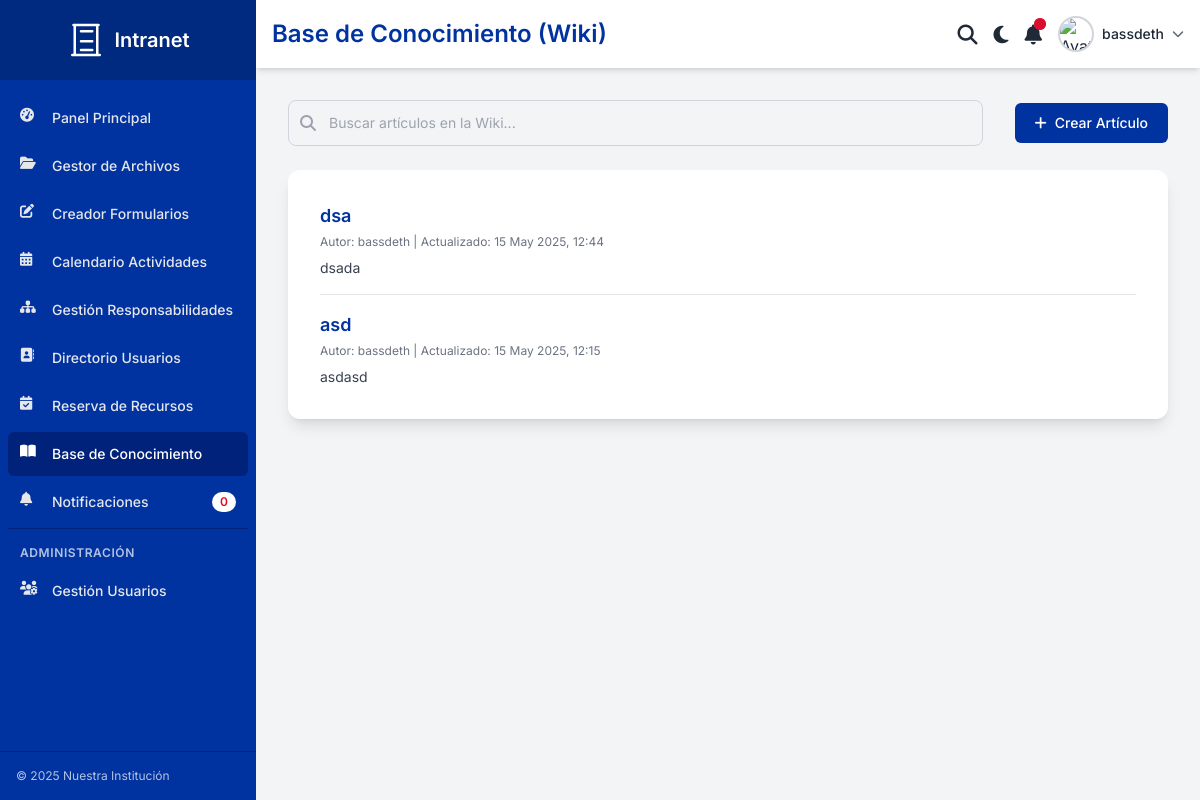
Screenshot of /wiki/ (signed in) with the database file from the repository.
### intranet_core/models.py (models this page shows, shortened)
class ArticuloWiki(models.Model):
    titulo = models.CharField(max_length=255, unique=True)
    slug = models.SlugField(max_length=255, unique=True, blank=True, help_text="Dejar en blanco para autogenerar o especificar uno.")
    contenido = models.TextField(help_text="Contenido del artículo en formato Markdown.")
    autor = models.ForeignKey(settings.AUTH_USER_MODEL, on_delete=models.SET_NULL, null=True, related_name='articulos_wiki')
    creado_el = models.DateTimeField(auto_now_add=True)
    actualizado_el = models.DateTimeField(auto_now=True)
    class Meta:
        ordering = ['-actualizado_el', 'titulo']
        verbose_name = "Artículo de Wiki"
        verbose_name_plural = "Artículos de Wiki"
    def get_absolute_url(self):
        return reverse('intranet_core:wiki_articulo_detalle', kwargs={'slug': self.slug})
    @classmethod
    def from_db(cls, db, field_names, values):
        instance = super().from_db(db, field_names, values)
        instance._original_titulo = instance.titulo
        return instance

### intranet_core/views.py (the view, shortened to what this page needs)
# urls.py: path('wiki/', views.wiki_view, name='wiki'),
@login_required
def wiki_view(request):
    search_query = request.GET.get('q', '')
    articulos_qs = ArticuloWiki.objects.all()
    articulos = articulos_qs.order_by('-actualizado_el', 'titulo')
    context = {
        'page_title_for_header': 'Base de Conocimiento (Wiki)',
        'active_nav': 'wiki',
        'articulos': articulos,
        'search_query': search_query,
    }
    return render(request, 'intranet_core/wiki_lista.html', context)

### templates/intranet_core/wiki_lista.html (shortened to what this page needs)
{% extends "base.html" %}
{% load static %}
{% block page_title_header %}Base de Conocimiento (Wiki){% endblock %}
{% block content %}
<div class="flex flex-col md:flex-row justify-between items-center mb-6 gap-4">
    <form method="GET" action="{% url 'intranet_core:wiki' %}" class="flex-grow md:mr-4">
        <div class="relative">
            <input type="search" name="q" value="{{ search_query|default:'' }}" placeholder="Buscar artículos en la Wiki..." class="w-full p-3 pl-10 text-sm text-gray-700 bg-gray-100 dark:bg-gray-700 dark:text-gray-200 border border-gray-300 dark:border-gray-600 rounded-lg focus:ring-main-primary focus:border-main-primary">
            <div class="absolute inset-y-0 left-0 pl-3 flex items-center pointer-events-none">
            </div>
        </div>
    </form>
    <a href="{% url 'intranet_core:wiki_crear_articulo' %}" class="bg-main-primary hover:bg-main-primary-dark text-main-white font-medium py-2.5 px-5 rounded-md flex items-center text-sm whitespace-nowrap">
        <i class="fas fa-plus mr-2"></i> Crear Artículo
    </a>
</div>
<div class="bg-card dark:bg-gray-800 p-6 md:p-8 rounded-xl shadow-lg">
    {% if articulos %}
        <ul class="space-y-4">
            {% for articulo in articulos %}
            <li class="border-b border-gray-200 dark:border-gray-700 pb-4 last:border-b-0 last:pb-0">
                <a href="{{ articulo.get_absolute_url }}" class="text-lg font-semibold text-main-primary hover:underline dark:text-blue-400 dark:hover:text-blue-300">
                    {{ articulo.titulo }}
                </a>
                <p class="text-xs text-gray-500 dark:text-gray-400 mt-1">
                    Autor: {{ articulo.autor.get_full_name|default:articulo.autor.username|default:"Desconocido" }} | Actualizado: {{ articulo.actualizado_el|date:"d M Y, H:i" }}
                </p>
                <p class="text-sm text-gray-700 dark:text-gray-300 mt-2 line-clamp-2">
                    {{ articulo.contenido|striptags|truncatewords:30 }}
                </p>
            </li>
            {% endfor %}
        </ul>
    {% endif %}
</div>
{% endblock %}

### templates/base.html (shortened to what this page needs)
{% load static %}
<!DOCTYPE html>
<html lang="es">
<head>
    <script src="https://cdn.tailwindcss.com"></script>
    <link rel="stylesheet" href="https://cdnjs.cloudflare.com/ajax/libs/font-awesome/6.5.1/css/all.min.css">
    <link rel="stylesheet" href="{% static 'css/intranet_styles.css' %}">
</head>
<body class="bg-gray-100">
    <div class="flex h-screen">
        <aside id="sidebar" class="w-64 bg-sidebar text-sidebar flex-col print-hidden transition-transform duration-300 ease-in-out transform -translate-x-full md:translate-x-0 md:flex">
            <div class="h-20 flex items-center justify-center bg-sidebar-header">
                <span class="ml-2 text-xl font-semibold text-main-white">Intranet</span>
            </div>
            <nav class="flex-1 px-2 py-4 space-y-1 overflow-y-auto">
                <a href="{% url 'intranet_core:dashboard' %}" class="nav-link flex items-center px-3 py-3 text-sm font-medium rounded-md transition-colors duration-150 {% if active_nav == 'dashboard' %}bg-main-primary-dark text-white{% else %}text-gray-200 hover:bg-main-primary-dark hover:text-white{% endif %}"><i class="fas fa-tachometer-alt w-5 h-5 mr-3"></i> Panel Principal</a>
                <a href="{% url 'intranet_core:carga_archivos' %}" class="nav-link flex items-center px-3 py-3 text-sm font-medium rounded-md transition-colors duration-150 {% if active_nav == 'carga_archivos' %}bg-main-primary-dark text-white{% else %}text-gray-200 hover:bg-main-primary-dark hover:text-white{% endif %}"><i class="fas fa-folder-open w-5 h-5 mr-3"></i> Gestor de Archivos</a>
                <a href="{% url 'intranet_core:formularios' %}" class="nav-link flex items-center px-3 py-3 text-sm font-medium rounded-md transition-colors duration-150 {% if active_nav == 'formularios' %}bg-main-primary-dark text-white{% else %}text-gray-200 hover:bg-main-primary-dark hover:text-white{% endif %}"><i class="fas fa-edit w-5 h-5 mr-3"></i> Creador Formularios</a>
                <a href="{% url 'intranet_core:calendario' %}" class="nav-link flex items-center px-3 py-3 text-sm font-medium rounded-md transition-colors duration-150 {% if active_nav == 'calendario' %}bg-main-primary-dark text-white{% else %}text-gray-200 hover:bg-main-primary-dark hover:text-white{% endif %}"><i class="fas fa-calendar-alt w-5 h-5 mr-3"></i> Calendario Actividades</a>
                <a href="{% url 'intranet_core:responsabilidades' %}" class="nav-link flex items-center px-3 py-3 text-sm font-medium rounded-md transition-colors duration-150 {% if active_nav == 'responsabilidades' %}bg-main-primary-dark text-white{% else %}text-gray-200 hover:bg-main-primary-dark hover:text-white{% endif %}"><i class="fas fa-sitemap w-5 h-5 mr-3"></i> Gestión Responsabilidades</a>
                <a href="{% url 'intranet_core:directorio' %}" class="nav-link flex items-center px-3 py-3 text-sm font-medium rounded-md transition-colors duration-150 {% if active_nav == 'directorio' %}bg-main-primary-dark text-white{% else %}text-gray-200 hover:bg-main-primary-dark hover:text-white{% endif %}"><i class="fas fa-address-book w-5 h-5 mr-3"></i> Directorio Usuarios</a>
                <a href="{% url 'intranet_core:reservas' %}" class="nav-link flex items-center px-3 py-3 text-sm font-medium rounded-md transition-colors duration-150 {% if active_nav == 'reservas' %}bg-main-primary-dark text-white{% else %}text-gray-200 hover:bg-main-primary-dark hover:text-white{% endif %}"><i class="fas fa-calendar-check w-5 h-5 mr-3"></i> Reserva de Recursos</a>
                <a href="{% url 'intranet_core:wiki' %}" class="nav-link flex items-center px-3 py-3 text-sm font-medium rounded-md transition-colors duration-150 {% if active_nav == 'wiki' %}bg-main-primary-dark text-white{% else %}text-gray-200 hover:bg-main-primary-dark hover:text-white{% endif %}"><i class="fas fa-book-open w-5 h-5 mr-3"></i> Base de Conocimiento</a>
                <a href="{% url 'intranet_core:notificaciones_page' %}" class="nav-link flex items-center px-3 py-3 text-sm font-medium rounded-md transition-colors duration-150 {% if active_nav == 'notificaciones_page' %}bg-main-primary-dark text-white{% else %}text-gray-200 hover:bg-main-primary-dark hover:text-white{% endif %}">
                    <i class="fas fa-bell w-5 h-5 mr-3"></i> Notificaciones
                    <span class="ml-auto inline-block py-0.5 px-2 text-xs font-semibold text-main-secondary bg-main-white rounded-full">{{ notification_count|default:0 }}</span>
                </a>
                <div class="pt-4 mt-4 border-t" style="border-color: var(--main-primary-dark-bg);">
                    <h6 class="px-3 mb-2 text-xs font-semibold uppercase tracking-wider" style="color: var(--main-white-text); opacity:0.7;">Administración</h6>
                    <a href="{% url 'intranet_core:usuarios_gestion' %}" class="nav-link flex items-center px-3 py-3 text-sm font-medium rounded-md transition-colors duration-150 {% if active_nav == 'usuarios_gestion' %}bg-main-primary-dark text-white{% else %}text-gray-200 hover:bg-main-primary-dark hover:text-white{% endif %}"><i class="fas fa-users-cog w-5 h-5 mr-3"></i> Gestión Usuarios</a>
                </div>
            </nav>
            <div class="p-4 border-t mt-auto" style="border-color: var(--main-primary-dark-bg);"><p class="text-xs" style="color: var(--main-white-text); opacity:0.7;">&copy; <span id="currentYear"></span> Nuestra Institución</p></div>
        </aside>
        <div class="flex-1 flex flex-col overflow-hidden">
            <header class="bg-header shadow-md p-4 flex justify-between items-center print-hidden">
                <div class="flex items-center">
                    <h1 id="main-title" class="text-2xl font-semibold text-header-title ml-2 md:ml-0">{% block page_title_header %}{{ page_title_for_header|default:"Panel Principal" }}{% endblock %}</h1>
                </div>
                <div class="flex items-center space-x-3 md:space-x-4">
                    <button id="search-button" class="text-default hover:text-main-primary focus:outline-none"> <i class="fas fa-search fa-lg"></i> </button>
                    <button id="theme-toggle" class="text-default hover:text-main-primary focus:outline-none"><i class="fas fa-moon fa-lg"></i></button>
                    <div class="relative">
                        <button id="notifications-button" class="text-default hover:text-main-primary focus:outline-none">
                            <i class="fas fa-bell fa-lg"></i>
                            <span class="absolute -top-1 -right-1 flex h-3 w-3">
                                <span class="relative inline-flex rounded-full h-3 w-3 bg-main-secondary"></span>
                            </span>
                        </button>
                    </div>
                    <div class="relative">
                        <button id="user-menu-button" class="flex items-center space-x-2 focus:outline-none">
                            <img src="{% static 'images/default_avatar.png' %}" alt="Avatar Usuario" class="w-9 h-9 rounded-full border-2 border-gray-300 hover:border-main-primary transition-colors">
                            <span class="text-sm font-medium text-default hidden md:block">{% if user.is_authenticated %}{{ user.get_full_name|default:user.username }}{% else %}Invitado{% endif %}</span>
                            <i class="fas fa-chevron-down text-xs text-default opacity-70"></i>
                        </button>
                    </div>
                </div>
            </header>
            <main class="flex-1 overflow-x-hidden overflow-y-auto p-4 md:p-6 lg:p-8">
                {% block content %}{% endblock %}
            </main>
        </div>
    </div>
</body>
</html>

### static/css/intranet_styles.css (style rules this page uses)
body { font-family: 'Inter', sans-serif; transition: background-color 0.3s, color 0.3s; }
:root { --main-primary-bg: #0033A0; --main-primary-text: #0033A0; --main-primary-border: #0033A0; --main-primary-dark-bg: #00227A; --main-secondary-bg: #D90F2C; --main-secondary-text: #D90F2C; --main-secondary-border: #D90F2C; --main-secondary-dark-bg: #B00C24; --main-white-text: #FFFFFF; --main-white-bg: #FFFFFF; --text-color: #1f2937; --bg-color: #f9fafb; --card-bg-color: #FFFFFF; --sidebar-bg-color: var(--main-primary-bg); --sidebar-text-color: var(--main-white-text); --sidebar-header-bg-color: #002a80; --header-bg-color: var(--main-white-bg); --header-text-color: var(--main-primary-text); }
body { background-color: var(--bg-color); color: var(--text-color); }
.bg-card { background-color: var(--card-bg-color); }
.text-default { color: var(--text-color); }
.bg-sidebar { background-color: var(--sidebar-bg-color); }
.text-sidebar { color: var(--sidebar-text-color); }
.bg-sidebar-header { background-color: var(--sidebar-header-bg-color); }
.bg-header { background-color: var(--header-bg-color); }
.text-header-title { color: var(--header-text-color); }
.bg-main-primary { background-color: var(--main-primary-bg); }
.text-main-primary { color: var(--main-primary-text); }
.bg-main-primary-dark { background-color: var(--main-primary-dark-bg); }
.bg-main-secondary { background-color: var(--main-secondary-bg); }
.text-main-secondary { color: var(--main-secondary-text); }
.text-main-white { color: var(--main-white-text); }
.bg-main-white { background-color: var(--main-white-bg); }

### rows the page displays
ArticuloWiki: titulo "dsa", autor.get_full_name "bassdeth", actualizado_el "15 May 2025, 12:44", contenido "dsada"
ArticuloWiki: titulo "asd", autor.get_full_name "bassdeth", actualizado_el "15 May 2025, 12:15", contenido "asdasd"

### other values shown
{{ notification_count|default:0 }} "0"
{{ user.get_full_name|default:user.username }} "bassdeth"
